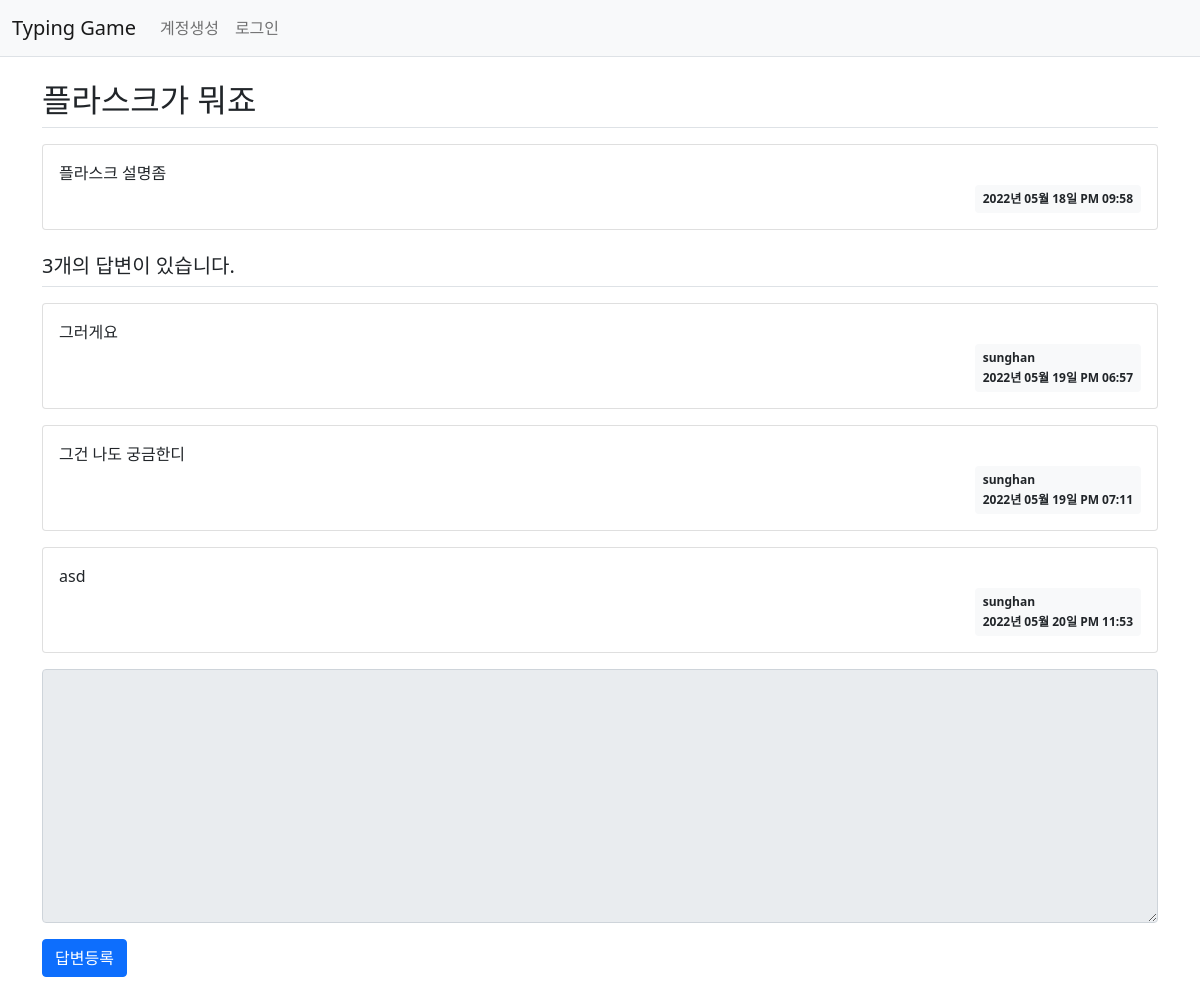
The app's page /question/detail/1/ with its own data.
### pybo/models.py (models this page shows)
class Question(db.Model):
    id = db.Column(db.Integer, primary_key=True)
    subject = db.Column(db.String(200), nullable=False)
    content = db.Column(db.Text(), nullable=False)
    create_date = db.Column(db.DateTime(), nullable=False)
    user_id = db.Column(db.Integer, db.ForeignKey('user.id', ondelete='CASCADE'), nullable=False)
    user = db.relationship('User', backref=db.backref('question_set'))

class Answer(db.Model):
    id = db.Column(db.Integer, primary_key=True)
    question_id = db.Column(db.Integer, db.ForeignKey('question.id', ondelete='CASCADE'))
    question = db.relationship('Question', backref=db.backref('answer_set'))
    content = db.Column(db.Text(), nullable=False)
    create_date = db.Column(db.DateTime(), nullable=False)
    user_id = db.Column(db.Integer, db.ForeignKey('user.id', ondelete='CASCADE'), nullable=False)
    user = db.relationship('User', backref=db.backref('answer_set'))

class User(db.Model):
    id = db.Column(db.Integer, primary_key=True)
    username = db.Column(db.String(150), unique=True, nullable=False)
    password = db.Column(db.String(200), nullable=False)
    email = db.Column(db.String(120), unique=True, nullable=False)

### pybo/views/question_views.py (the view)
@bp.route('/detail/<int:question_id>/')
def detail(question_id):
    form = AnswerForm()
    question = Question.query.get_or_404(question_id)
    return render_template('question/question_detail.html', question=question, form=form)

### pybo/forms.py
class AnswerForm(FlaskForm):
    content = TextAreaField('내용', validators=[DataRequired('내용은 필수입력 항목입니다.')])

### pybo/filter.py (called while the page is built)
def format_datetime(value, fmt='%Y년 %m월 %d일 %p %I:%M'):
    return value.strftime(fmt)

### pybo/views/auth_views.py (called while the page is built)
@bp.before_app_request
def load_logged_in_user():
    user_id = session.get('user_id')
    if user_id is None:
        g.user = None
    else:
        g.user = User.query.get(user_id)

### pybo/templates/question/question_detail.html (shortened to what this page needs)
{% extends 'base.html' %}
{% block content %}
<div class="container my-3">
    <h2 class="border-bottom py-2">{{ question.subject }}</h2>
    <div class="card my-3">
        <div class="card-body">
            <div class="card-text" style="white-space: pre-line;">{{ question.content }}</div>
            <div class="d-flex justify-content-end">
                <div class="badge bg-light text-dark p-2">
                    {{ question.create_date|datetime }}
                </div>
            </div>
        </div>
    </div>
    <h5 class="border-bottom my-3 py-2">{{ question.answer_set|length }}개의 답변이 있습니다.</h5>
    {% for answer in question.answer_set %}
    <div class="card my-3">
        <div class="card-body">
            <div class="card-text" style="white-space: pre-line;">{{ answer.content }}</div>
            <div class="d-flex justify-content-end">
                <div class="badge bg-light text-dark p-2 text-start">
                    <div class="mb-2">{{ answer.user.username }}</div>
                    <div>{{ answer.create_date|datetime }}</div>
                </div>
            </div>
        </div>
    </div>
    {% endfor %}
    <form action="{{ url_for('answer.create', question_id=question.id) }}" method="post" class="my-3">
        <div class="mb-3">
            <textarea {% if not g.user %}disabled{% endif %} name="content" id="content" class="form-control" rows="10"></textarea>
        </div>
        <input type="submit" value="답변등록" class="btn btn-primary">
    </form>
</div>
{% endblock %}

### pybo/templates/base.html (shortened to what this page needs)
<!doctype html>
<html lang="ko">
<head>
    <link rel="stylesheet" href="{{ url_for('static', filename='bootstrap.min.css') }}">
    <link rel="stylesheet" href="{{ url_for('static', filename='style.css') }}">
</head>
<body>
{% include "navbar.html" %}
{% block content %}
{% endblock %}
</body>
</html>

### pybo/templates/navbar.html (shortened to what this page needs)
<nav class="navbar navbar-expand-lg navbar-light bg-light border-bottom">
    <div class="container-fluid">
        <a class="navbar-brand" href="{{ url_for('main.index') }}">Typing Game</a>
        <div class="collapse navbar-collapse" id="navbarSupportedContent">
            {% if g.user %}
            <ul class="navbar-nav">
                <li class="nav-item">
                    <a class="nav-link" href="{{ url_for('auth.logout') }}">{{ g.user.username }} (로그아웃)</a>
                </li>
            </ul>
            {% else %}
            <ul class="navbar-nav me-auto mb-2 mb-lg-0">
                <li class="nav-item">
                    <a class="nav-link" href="{{ url_for('auth.signup') }}">계정생성</a>
                </li>
                <li class="nav-item">
                    <a class="nav-link" href="{{ url_for('auth.login') }}">로그인</a>
                </li>
            </ul>
            {% endif %}
        </div>
    </div>
</nav>

### records on screen
Question: subject "플라스크가 뭐죠", content "플라스크 설명좀", create_date "2022년 05월 18일 PM 09:58"
Answer: content "그러게요", user.username "sunghan", create_date "2022년 05월 19일 PM 06:57"
Answer: content "그건 나도 궁금한디", user.username "sunghan", create_date "2022년 05월 19일 PM 07:11"
Answer: content "asd", user.username "sunghan", create_date "2022년 05월 20일 PM 11:53"

### other values on screen
{{ question.answer_set|length }} "3"
